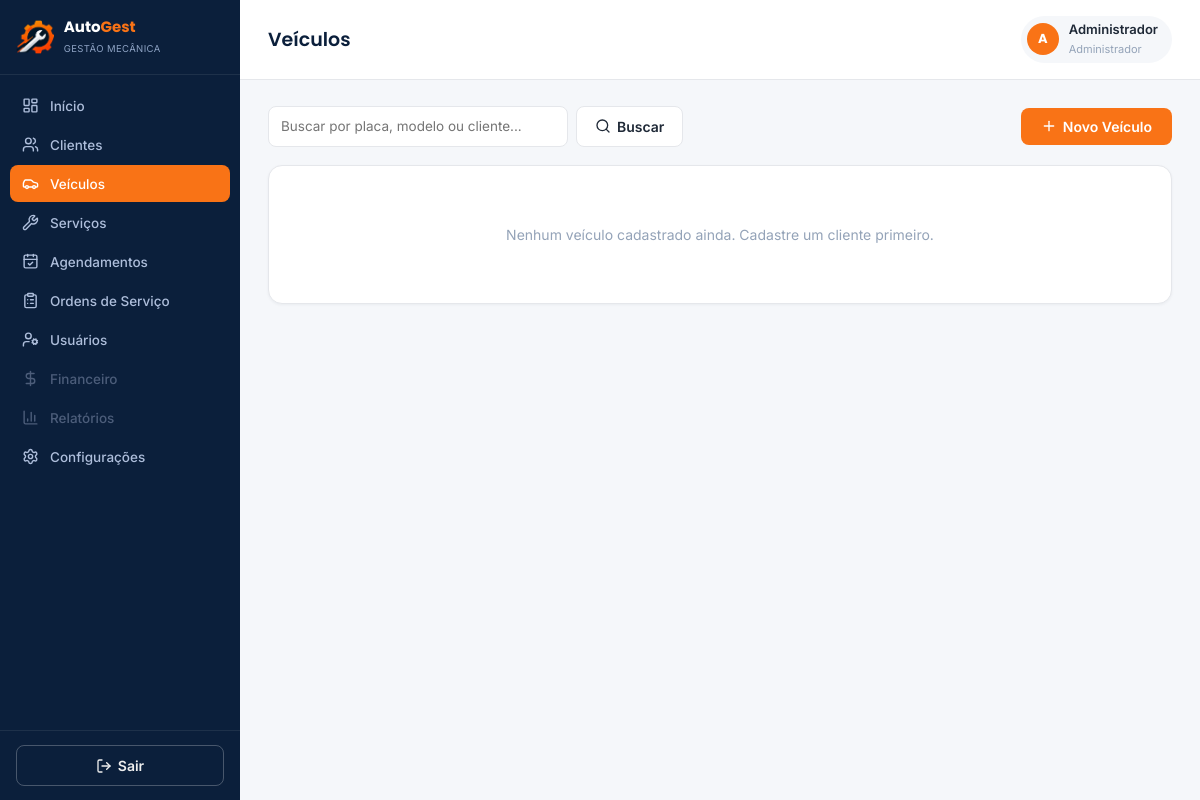
The page /veiculos.php (signed in) on the database as committed earlier.
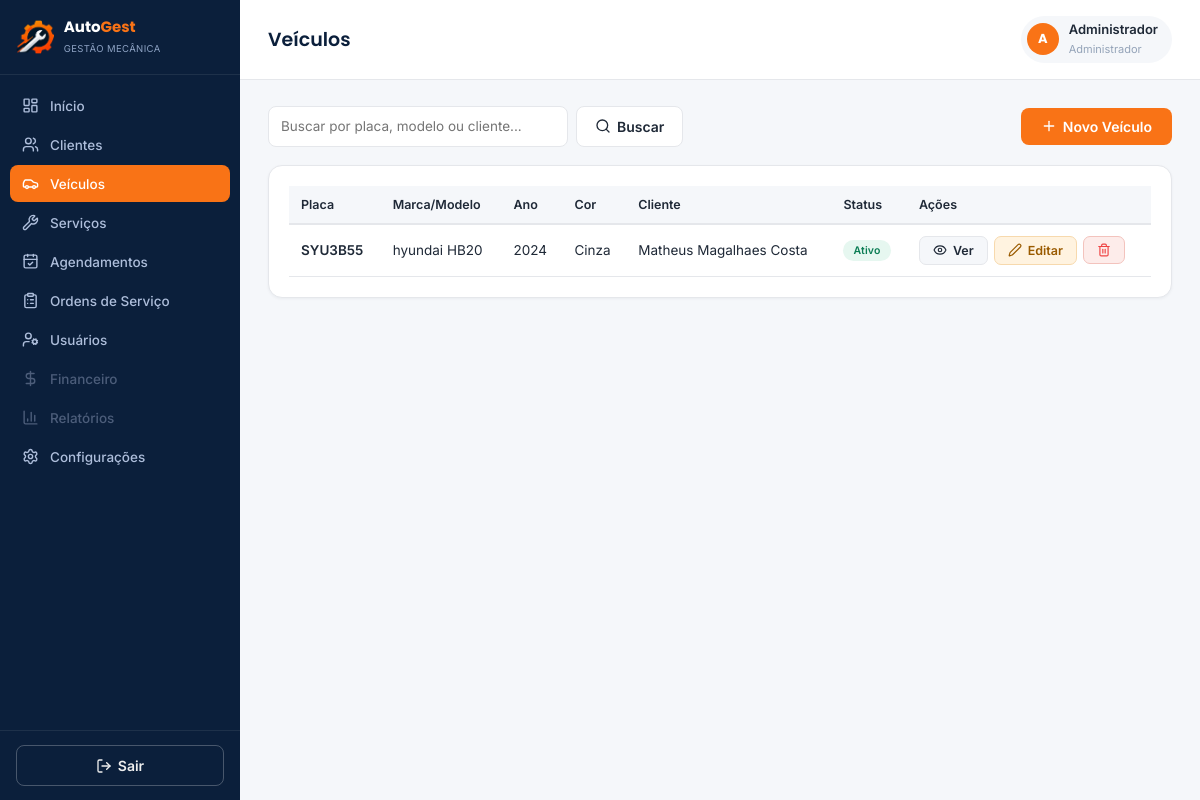
The same page on the database as committed later.
### tables this page shows
CREATE TABLE veiculos (
    id INTEGER PRIMARY KEY AUTOINCREMENT,
    cliente_id INTEGER NOT NULL,
    placa VARCHAR(8) NOT NULL,
    marca VARCHAR(60),
    modelo VARCHAR(60) NOT NULL,
    ano VARCHAR(4),
    km INTEGER DEFAULT 0,
    cor VARCHAR(40),
    combustivel VARCHAR(20) DEFAULT 'flex' CHECK (combustivel IN ('flex','gasolina','etanol','diesel','hibrido','eletrico')),
    criado_em TIMESTAMP DEFAULT CURRENT_TIMESTAMP,
    FOREIGN KEY (cliente_id) REFERENCES clientes(id) ON DELETE CASCADE
);

CREATE TABLE clientes (
    id INTEGER PRIMARY KEY AUTOINCREMENT,
    nome VARCHAR(150) NOT NULL,
    cpf_cnpj VARCHAR(20),
    telefone VARCHAR(20) NOT NULL,
    email VARCHAR(150),
    endereco VARCHAR(200),
    criado_em TIMESTAMP DEFAULT CURRENT_TIMESTAMP
);

### includes/auth.php (called while the page is built, shortened)
<?php
function nomePerfil(string $perfil): string
{
    $nomes = [
        'administrador'  => 'Administrador',
        'recepcionista'  => 'Recepcionista',
        'mecanico'       => 'Mecânico',
    ];
    return $nomes[$perfil] ?? $perfil;
}

### includes/repo.php (called while the page is built, shortened)
<?php
function listarVeiculos(string $busca = ''): array
{
    $pdo = Database::getConnection();
    $sql = 'SELECT v.*, c.nome AS cliente_nome FROM veiculos v JOIN clientes c ON c.id = v.cliente_id';
    return $pdo->query($sql . ' ORDER BY v.modelo')->fetchAll();
}

### veiculos.php (the view, shortened to what this page needs)
<?php
require_once __DIR__ . '/includes/auth.php';
require_once __DIR__ . '/includes/repo.php';
$busca = trim($_GET['busca'] ?? '');
$veiculos = listarVeiculos($busca);
$tituloPagina = 'Veículos';
require __DIR__ . '/includes/header.php';
?>
<div class="toolbar">
    <form method="GET" action="veiculos.php" class="search-box">
        <input type="text" name="busca" placeholder="Buscar por placa, modelo ou cliente..." value="<?= htmlspecialchars($busca) ?>" style="width:300px;">
        <button type="submit" class="btn btn-outline"><i data-lucide="search" class="icon"></i> Buscar</button>
    </form>
    <a href="veiculo_form.php" class="btn btn-primary" style="width:auto; padding:10px 20px;"><i data-lucide="plus" class="icon"></i> Novo Veículo</a>
</div>
<div class="card">
    <?php if (empty($veiculos)): ?>
        <div class="empty-state"><?= $busca ? 'Nenhum veículo encontrado.' : 'Nenhum veículo cadastrado ainda. Cadastre um cliente primeiro.' ?></div>
    <?php else: ?>
        <div style="overflow-x:auto;">
            <table class="data-table">
                <thead><tr><th>Placa</th><th>Marca/Modelo</th><th>Ano</th><th>Cor</th><th>Cliente</th><th>Status</th><th>Ações</th></tr></thead>
                <tbody>
                    <?php foreach ($veiculos as $v): ?>
                        <tr>
                            <td><strong><?= htmlspecialchars($v['placa']) ?></strong></td>
                            <td><?= htmlspecialchars($v['marca'] ?: '') ?> <?= htmlspecialchars($v['modelo']) ?></td>
                            <td><?= htmlspecialchars($v['ano'] ?: '—') ?></td>
                            <td><?= htmlspecialchars($v['cor'] ?: '—') ?></td>
                            <td><a href="cliente_ver.php?id=<?= $v['cliente_id'] ?>"><?= htmlspecialchars($v['cliente_nome']) ?></a></td>
                            <td><span class="badge badge-ok">Ativo</span></td>
                            <td>
                                <div class="actions-cell">
                                    <a href="veiculo_ver.php?id=<?= $v['id'] ?>" class="btn btn-sm btn-gray"><i data-lucide="eye" class="icon"></i> Ver</a>
                                    <a href="veiculo_form.php?id=<?= $v['id'] ?>" class="btn btn-sm btn-yellow"><i data-lucide="edit-2" class="icon"></i> Editar</a>
                                    <form method="POST" action="veiculo_excluir.php" onsubmit="return confirm('Excluir este veículo?');" style="display:inline;">
                                        <button type="submit" class="btn btn-sm btn-red"><i data-lucide="trash-2" class="icon"></i></button>
                                    </form>
                                </div>
                            </td>
                        </tr>
                    <?php endforeach; ?>
                </tbody>
            </table>
        </div>
    <?php endif; ?>
</div>
<?php require __DIR__ . '/includes/footer.php'; ?>

### includes/header.php (shortened to what this page needs)
<?php
$tituloPagina = $tituloPagina ?? 'Painel';
$paginaAtual = basename($_SERVER['PHP_SELF']);
$perfilAtual = $_SESSION['user_perfil'];
$iniciais = '';
foreach (explode(' ', $_SESSION['user_nome']) as $parte) {
    $iniciais .= mb_strtoupper(mb_substr($parte, 0, 1));
}
$iniciais = mb_substr($iniciais, 0, 2);
$podeGerenciarOficina = in_array($perfilAtual, ['administrador', 'recepcionista'], true);
?>
<!DOCTYPE html>
<html lang="pt-br">
<head>
    <link rel="stylesheet" href="assets/css/style.css">
</head>
<body>
<div class="app-shell">
    <aside class="sidebar">
        <div class="sidebar__brand">
            <img src="assets/img/logo-icon.png" alt="AutoGest">
            <div>
                <strong>Auto<span>Gest</span></strong>
                <small>GESTÃO MECÂNICA</small>
            </div>
        </div>
        <nav class="sidebar__nav">
            <a href="dashboard.php" class="<?= $paginaAtual === 'dashboard.php' ? 'active' : '' ?>"><i data-lucide="layout-dashboard"></i> Início</a>
            <?php if ($podeGerenciarOficina): ?>
            <a href="clientes.php" class="<?= in_array($paginaAtual, ['clientes.php','cliente_form.php','cliente_ver.php']) ? 'active' : '' ?>"><i data-lucide="users"></i> Clientes</a>
            <a href="veiculos.php" class="<?= in_array($paginaAtual, ['veiculos.php','veiculo_form.php','veiculo_ver.php']) ? 'active' : '' ?>"><i data-lucide="car"></i> Veículos</a>
            <a href="servicos.php" class="<?= in_array($paginaAtual, ['servicos.php','servico_form.php']) ? 'active' : '' ?>"><i data-lucide="wrench"></i> Serviços</a>
            <a href="agendamentos.php" class="<?= in_array($paginaAtual, ['agendamentos.php','agendamento_form.php']) ? 'active' : '' ?>"><i data-lucide="calendar-check"></i> Agendamentos</a>
            <?php endif; ?>
            <a href="ordens_servico.php" class="<?= in_array($paginaAtual, ['ordens_servico.php','os_form.php','os_ver.php']) ? 'active' : '' ?>"><i data-lucide="clipboard-list"></i> Ordens de Serviço</a>
            <?php if ($perfilAtual === 'administrador'): ?>
            <a href="usuarios.php" class="<?= $paginaAtual === 'usuarios.php' ? 'active' : '' ?>"><i data-lucide="user-cog"></i> Usuários</a>
            <span class="nav-disabled"><i data-lucide="dollar-sign"></i> Financeiro</span>
            <span class="nav-disabled"><i data-lucide="bar-chart-3"></i> Relatórios</span>
            <?php endif; ?>
            <a href="configuracoes.php" class="<?= $paginaAtual === 'configuracoes.php' ? 'active' : '' ?>"><i data-lucide="settings"></i> Configurações</a>
        </nav>
        <div class="sidebar__footer">
            <a href="logout.php" class="btn btn-outline" style="width:100%; text-align:center; background:transparent; border-color:rgba(255,255,255,0.25); color:#eee;">
                <i data-lucide="log-out" class="icon"></i> Sair
            </a>
        </div>
    </aside>
    <div class="main">
        <header class="topbar">
            <h1><?= htmlspecialchars($tituloPagina) ?></h1>
            <div class="user-pill">
                <div class="avatar"><?= htmlspecialchars($iniciais ?: '?') ?></div>
                <div class="info">
                    <strong><?= htmlspecialchars($_SESSION['user_nome']) ?></strong>
                    <span><?= htmlspecialchars(nomePerfil($perfilAtual)) ?></span>
                </div>
            </div>
        </header>
        <main class="content">

### includes/footer.php (shortened to what this page needs)
        </main>
    </div>
</div>
</body>
</html>

Rows that differ between the two databases and show on the page:
added veiculos: placa "SYU3B55", marca "hyundai", modelo "HB20", ano "2024", cor "Cinza", cliente.nome "Matheus Magalhaes Costa"
Other text that changed with them:
text no longer shown: "Nenhum veículo cadastrado ainda. Cadastre um cliente primeiro."
text now shown: "Placa Marca/Modelo Ano Cor Cliente Status Ações"
